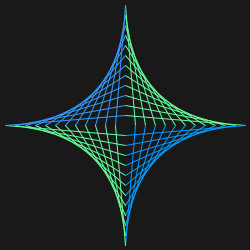
Frame 1 (no input)
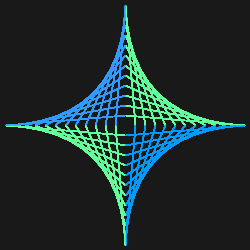
Frame 60 (the mouse pressed at the canvas centre just before this capture)
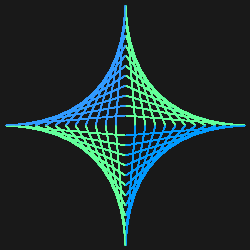
Frame 120 (the mouse held since frame 60 and released just before this capture)

The Processing sketch that drew these frames (run headless with seeded random() and noise(); from frame 60 on, the mouse is pressed at the canvas centre):

// Processing sketch: processing_54067
// ── processing_54067.pde

void setup() {
  size (250,250);
  background(25);
  
}

void draw() {
  for (int a=5;a<120;a+=10) 
{

  
  stroke(100, 255, 155);
  line(125,a,a+130,125);         // top right corner
  
  stroke(50, 155, 255);
  line(125,a,-a+120,125);        // top left corner
  
  stroke(100, 255, 155);
  line(a,125,125,a+130);         // bottom left corner
  
  stroke(0, 155, 255);
  line(125,250-a,130+a,125);     // bottom right corner
}

}
